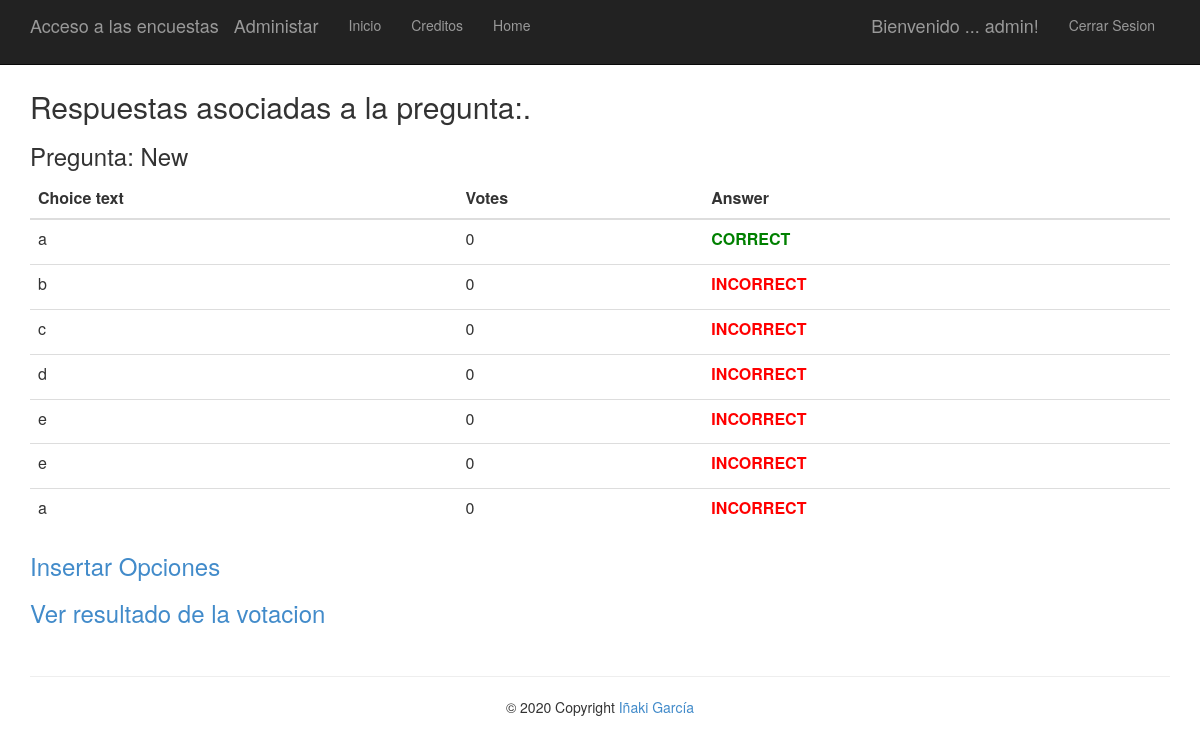
Screenshot of /polls/12/ (signed in) with the database file from the repository.
### app/models.py (models this page shows)
class Question(models.Model):
    question_text = models.CharField(max_length=200)
    pub_date = models.DateTimeField('date published')
    category = models.CharField(max_length = 200, default="No category")

class Choice(models.Model):
    question = models.ForeignKey(Question, on_delete=models.CASCADE,)
    choice_text = models.CharField(max_length=200)
    votes = models.IntegerField(default=0)
    correct = models.BooleanField(default = False)

### app/views.py (the view)
# urls.py: url(r'^polls/(?P<question_id>\d+)/$', app.views.detail, name='detail'),
def detail(request, question_id):
     question = get_object_or_404(Question, pk=question_id)
     return render(request, 'polls/detail.html', {'title':'Respuestas asociadas a la pregunta:','question': question})

### app/templates/polls/detail.html (shortened to what this page needs)
﻿{% extends "app/layout.html" %}
{% block content %}
<h2>{{ title }}.</h2>
<h3>Pregunta: {{ question.question_text }}</h3>
<form action="{% url 'vote' question.id %}" method="POST">
{% if request.user.is_authenticated %}
<table class="table">
    <thead>
        <th scope="col">Choice text</th>
        <th scope="col">Votes</th>
        <th scope="col">Answer</th>
    </thead>
    <tbody>
    {% for choice in question.choice_set.all %}
    <tr>
        <td>{{ choice.choice_text }}</td>
        <td>{{ choice.votes }}</td>
        <td>{% if choice.correct %} <label style="color: green"> CORRECT {% else %} <label style="color: red"> INCORRECT  {% endif %}</tr>
    {% endfor %}
    </tbody>
</table>
{% endif %}
{% if request.user.is_authenticated %}
    <a href="{% url 'choice_add' question.id %}"><h3>Insertar Opciones</h3></a>
    <a href="{% url 'chart' question.id %}"> <h3>Ver resultado de la votacion</h3> </a><br />
{% endif %}
</form>
{% endblock %}

### app/templates/app/loginpartial.html (shortened to what this page needs)
{% if user.is_authenticated %}
<form id="logoutForm" action="/logout" method="post" class="navbar-right">
    <ul class="nav navbar-nav navbar-right">
        <li><span class="navbar-brand">Bienvenido ... {{ user.username }}!</span></li>
        <li><a href="javascript:document.getElementById('logoutForm').submit()">Cerrar Sesion</a></li>
    </ul>
</form>
{% else %}
<ul class="nav navbar-nav navbar-right">
    <li><a href="{% url 'login' %}">Iniciar Sesion</a></li>
</ul>
{% endif %}

### app/static/app/content/site.css (style rules this page uses)
body { padding-top: 50px; padding-bottom: 20px; }

### rows the page displays
Question: question_text "New"
Choice: choice_text "a", votes "0", correct "CORRECT"
Choice: choice_text "b", votes "0", correct "INCORRECT"
Choice: choice_text "c", votes "0", correct "INCORRECT"
Choice: choice_text "d", votes "0", correct "INCORRECT"
Choice: choice_text "e", votes "0", correct "INCORRECT"
Choice: choice_text "e", votes "0", correct "INCORRECT"
Choice: choice_text "a", votes "0", correct "INCORRECT"

### other values shown
{{ user.username }} "admin"
{{ title }} "Respuestas asociadas a la pregunta:"
